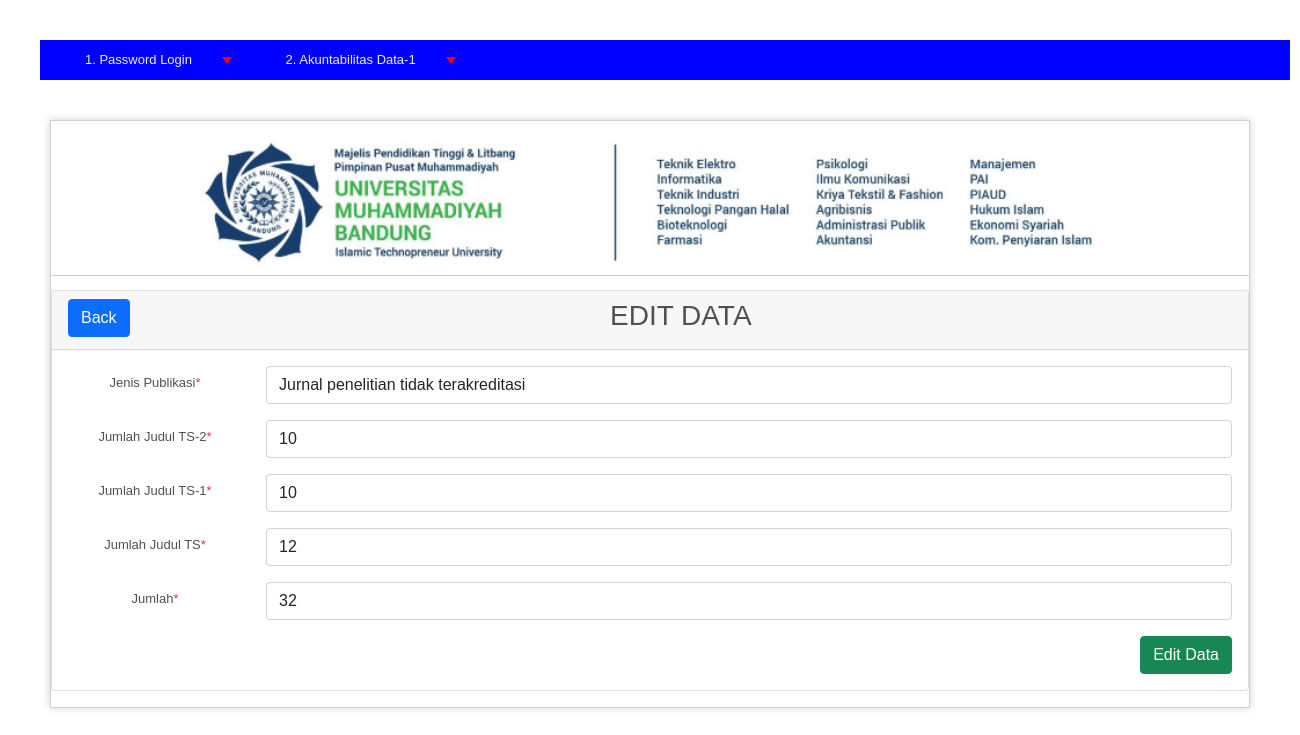
Screenshot of /index.php/C03_tb_3b41/edit/13 with the database file from the repository.
### application/controllers/C03_tb_3b41.php (called while the page is built, shortened)
<?php
class C03_tb_3b41 extends CI_Controller
{
    public function __construct()
    {
        $this->load->model("M03_tb_3b41");
        $this->load->library('form_validation');
    }
    public function edit($id = null)
    {
        $M03_tb_3b41 = $this->M03_tb_3b41;
        $data["tb_3b41"] = $M03_tb_3b41->getById($id);
        $this->load->view("V03_tb-3b1_3b41/V03_tb_3b41_edit", $data);
    }
}

### index.php (called while the page is built, shortened)
<?php
require_once BASEPATH.'core/CodeIgniter.php';

### application/models/M03_tb_3b41.php (called while the page is built, shortened)
<?php defined('BASEPATH') OR exit('No direct script access allowed');
class M03_tb_3b41 extends CI_Model
{
    private $_table = "tb-3b4-1";
    public function getById($id)
    {
        return $this->db->get_where($this->_table, ["id" => $id])->row();
    }
}

### application/views/V03_tb-3b1_3b41/V03_tb_3b41_edit.php (the view, shortened to what this page needs)
<!doctype html>
<html lang="en">
  <head>
    <link href="https://cdn.jsdelivr.net/npm/bootstrap@5.1.3/dist/css/bootstrap.min.css" rel="stylesheet">
    <link href="https://cdnjs.cloudflare.com/ajax/libs/twitter-bootstrap/5.0.1/css/bootstrap.min.css" rel="stylesheet">
    <link href="https://cdn.datatables.net/1.11.4/css/dataTables.bootstrap5.min.css" rel="stylesheet">
    <link href="https://cdn.datatables.net/buttons/2.2.2/css/buttons.dataTables.min.css" rel="stylesheet">
  </head>
  <body>
    <div class="card mb-3">
        <div class="card-header">
            <a href="<?php echo site_url('/C03_tb_3b41/index') ?>" class="btn btn-primary float-start">Back</a> <h3>EDIT DATA</h3>
        </div>
        <div class="card-body">
            <form action="" method="post" enctype="multipart/form-data" >
                <div class="mb-3 row">
                    <label for="txt_jenis_publikasi" class="col-sm-2 col-form-label">Jenis Publikasi<span class="text-danger">*</span></label>
                    <div class="col-sm-10">
                        <select name="txt_jenis_publikasi" class="form-control <?php echo form_error('txt_jenis_publikasi') ? 'is-invalid':'' ?>" aria-label="Default select example">
                            <option value="1" <?= $tb_3b41->jenis_publikasi == '1' ? 'selected' : '' ?> >Jurnal penelitian tidak terakreditasi</option>
                        </select>
                    </div>
                </div>
                <div class="mb-3 row">
                    <label for="txt_jml_judul_TS_2" class="col-sm-2 col-form-label">Jumlah Judul TS-2<span class="text-danger">*</span></label>
                    <div class="col-sm-10">
                        <input class="form-control <?php echo form_error('txt_jml_judul_TS_2') ? 'is-invalid':'' ?>"
                                type="text" name="txt_jml_judul_TS_2"
                                placeholder="Jumlah Judul txt_jml_judul_TS_2 TS-2"
                                value="<?= $tb_3b41->jml_judul_TS_2?>" />
                    </div>
                </div>
                <div class="mb-3 row">
                    <label for="txt_jml_judul_TS_1" class="col-sm-2 col-form-label">Jumlah Judul TS-1<span class="text-danger">*</span></label>
                    <div class="col-sm-10">
                        <input class="form-control <?php echo form_error('txt_jml_judul_TS_1') ? 'is-invalid':'' ?>"
                                type="text" name="txt_jml_judul_TS_1"
                                placeholder="Jumlah Judul TS-1"
                                value="<?= $tb_3b41->jml_judul_TS_1?>" />
                    </div>
                </div>
                <div class="mb-3 row">
                    <label for="txt_jml_judul_TS" class="col-sm-2 col-form-label">Jumlah Judul TS<span class="text-danger">*</span></label>
                    <div class="col-sm-10">
                        <input class="form-control <?php echo form_error('txt_jml_judul_TS') ? 'is-invalid':'' ?>"
                                type="text" name="txt_jml_judul_TS"
                                placeholder="Jumlah Judul TS"
                                value="<?= $tb_3b41->jml_judul_TS?>" />
                    </div>
                </div>
                <div class="mb-3 row">
                    <label for="txt_jumlah" class="col-sm-2 col-form-label">Jumlah<span class="text-danger">*</span></label>
                    <div class="col-sm-10">
                        <input class="form-control <?php echo form_error('txt_jumlah') ? 'is-invalid':'' ?>"
                                type="text"
                                name="txt_jumlah"
                                placeholder="Jumlah"
                                value="<?= $tb_3b41->jumlah ?>" />
                    </div>
                </div>
                <input class="btn btn-success float-end" type="submit" name="btn" value="Edit Data" />
            </form>
        </div>
    </div>
  </body>
</html>

### css/background_01.css (style rules this page uses)
body { background-color: #fff; margin: 40px; font: 13px/20px normal Helvetica, Arial, sans-serif; color: #4F5155; }

### rows the page displays
tb-3b4-1: txt_jenis_publikasi "Jurnal penelitian tidak terakreditasi", txt_jml_judul_TS_2 "10", txt_jml_judul_TS_1 "10", txt_jml_judul_TS "12", txt_jumlah "32"
